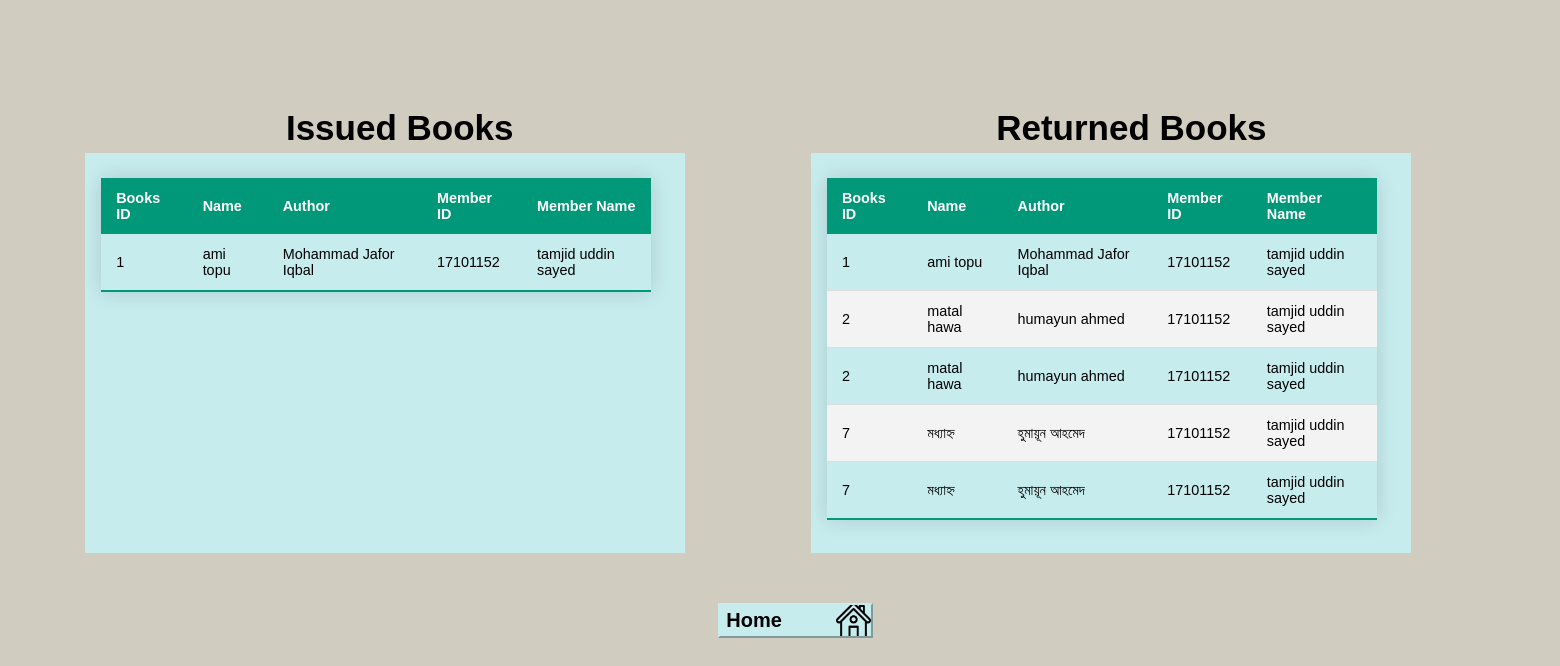
Page /stat/ on the earlier database version.
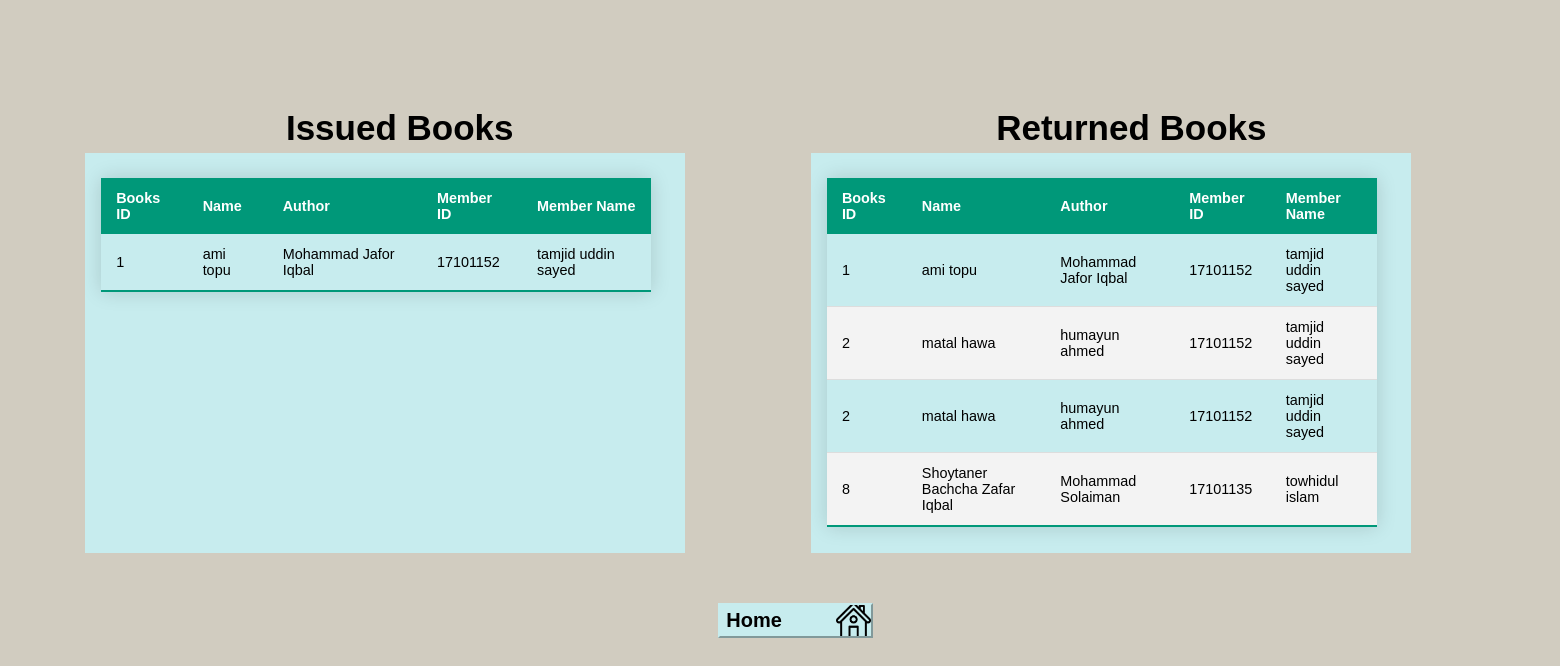
Same page on the later database version.
### librarydatabase/models.py (models this page shows, shortened)
class issuebook(models.Model):
    memberid = models.ForeignKey(signtable,on_delete=models.CASCADE)
    name = models.CharField(max_length=200,default="null")
    department = models.CharField(max_length=200,default="null")
    bookid = models.CharField(max_length=200,default="null")
    bookname = models.CharField(max_length=200,default="null")
    author = models.CharField(max_length=200,default="null")
    edition = models.CharField(max_length=200, default="null")
    price = models.CharField(max_length=200, default="null")
    page = models.IntegerField(default=0)
    genre = models.CharField(max_length=200, default="null")
    issuedate = models.DateField(auto_now_add=False,auto_now=False,blank=True)

class signtable(models.Model):
    user = models.CharField(max_length=200)
    password = models.CharField(max_length=200)
    name = models.CharField(max_length=200)
    department = models.CharField(max_length=200)
    memberid = models.CharField(max_length=200,primary_key=True)
    phone = models.CharField(max_length=200)
    role = models.CharField(max_length=200)
    def __str__(self):
       return self.memberid

class returnbook(models.Model):
    memberid = models.ForeignKey(signtable,on_delete=models.CASCADE)
    name = models.CharField(max_length=200,default="null")
    department = models.CharField(max_length=200,default="null")
    bookid = models.CharField(max_length=200,default="null")
    bookname = models.CharField(max_length=200,default="null")
    author = models.CharField(max_length=200,default="null")
    edition = models.CharField(max_length=200, default="null")
    price = models.CharField(max_length=200, default="null")
    page = models.IntegerField(default=0)
    genre = models.CharField(max_length=200, default="null")
    returndate = models.DateField(auto_now_add=False,auto_now=False,blank=True)

### library/views.py (the view)
# urls.py: path("stat/",views.statisics),
def statisics(request):
    objiss = models.issuebook.objects.all().order_by('bookid')
    objret = models.returnbook.objects.all().order_by('bookid')
    context = {"iss":objiss,"ret":objret}
    return render(request,"statistics.html",context)

### templates/statistics.html (shortened to what this page needs)
{%load static%}
<head> <title> Online Library Management System </title> </head>
<body>
<link rel="stylesheet" type="text/css" href="{%static 'C:\Users\Admin\PycharmProjects\library\library\static\statistics1.css'%}"
    <form action="" method="POST">
<p class="name1"> Issued Books </p>
<div class="issue">
       <table class="issueinfo">
               <thead>
			      <tr>
                    <th>Books ID</th>
                    <th>Name</th>
                    <th>Author</th>
					<th>Member ID</th>
					<th>Member Name</th>
                  </tr>
                </thead>
                <tbody>
				{% for IsInfo in iss%}
                  <tr>
                    <td>{{IsInfo.bookid}}</td>
                    <td>{{IsInfo.bookname}}</td>
                    <td>{{IsInfo.author}}</td>
					<td>{{IsInfo.memberid}}</td>
					<td>{{IsInfo.name}}</td>
                  </tr>
			    {%endfor%}
                </tbody>
       </table>
</div>
<p class="name2"> Returned Books </p>
<div class="return">
       <table class="returninfo">
               <thead>
			      <tr>
                    <th>Books ID</th>
                    <th>Name</th>
                    <th>Author</th>
					<th>Member ID</th>
					<th>Member Name</th>
                  </tr>
                </thead>
                <tbody>
				{% for retinfo in ret%}
                  <tr>
                    <td>{{retinfo.bookid}}</td>
                    <td>{{retinfo.bookname}}</td>
                    <td>{{retinfo.author}}</td>
					<td>{{retinfo.memberid}}</td>
					<td>{{retinfo.name}}</td>
                  </tr>
				{%endfor%}
                </tbody>
       </table>
</div>
    <div class="hbtn">
        <form >
     <input class="home" type="submit" value="Home" formaction="http://127.0.0.1:8000/adminview/">
        </form>
	  </div>
</body>

Differences in the rows shown:
removed returnbook: bookid "7", bookname "মধ্যাহ্ন", author "হুমায়ূন আহমেদ", memberid "17101152", name "tamjid uddin sayed"
removed returnbook: bookid "7", bookname "মধ্যাহ্ন", author "হুমায়ূন আহমেদ", memberid "17101152", name "tamjid uddin sayed"
added returnbook: bookid "8", bookname "Shoytaner Bachcha Zafar Iqbal", author "Mohammad Solaiman", memberid "17101135", name "towhidul islam"
